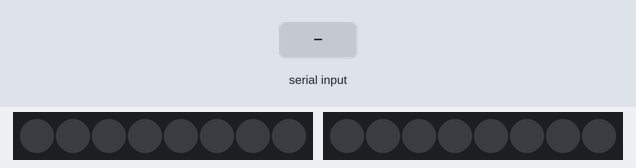
Bench run of a sketch on a simulated ESP8266 (NodeMCU). Shown: 2 × 8 RGB LEDs in strip order, left to right. The test bench sets the inputs (shaded band). Dim RGB values are drawn brighter than linear.

Above: at 1.2 s.
1.3 s: "ON\n" received over Serial
At 1.6 s:
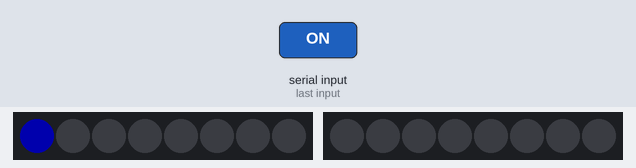
2.8 s: "LR\n" received over Serial
At 4.0 s:
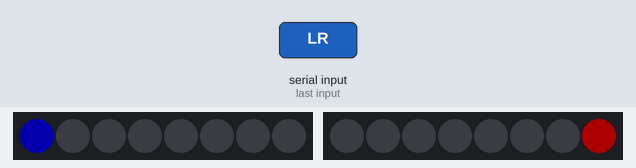
4.3 s: "L90\n" received over Serial
At 5.2 s:
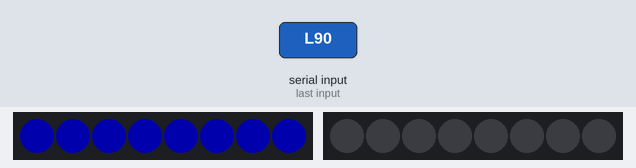
5.8 s: "R90\n" received over Serial
At 6.3 s:
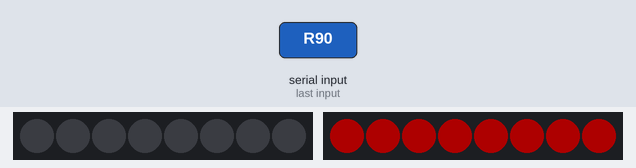
7.3 s: "R\n" received over Serial
At 8.5 s:
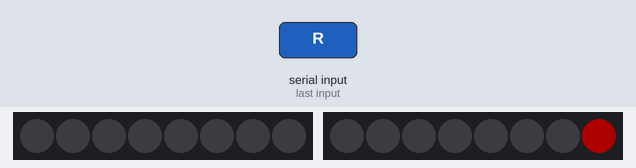
8.8 s: "90,45,200\n" received over Serial
At 9.8 s:
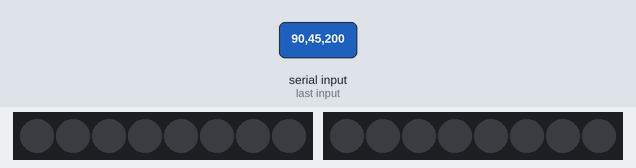
Timing chart, 0 to 11.3 s (numbered marks = the images above; inputs shaded):
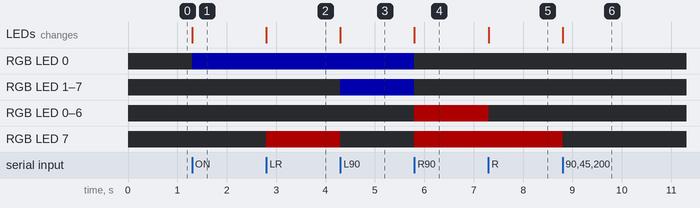

The sketch:

arduino_led_control.ino
```cpp
#include <Adafruit_NeoPixel.h>

const int LEFT_NEOPIXEL_PIN = D5;
const int RIGHT_NEOPIXEL_PIN = D6;
const int NEOPIXEL_COUNT = 8;
const int LED_BRIGHTNESS = 50;

Adafruit_NeoPixel leftPixels(NEOPIXEL_COUNT, LEFT_NEOPIXEL_PIN, NEO_GRB + NEO_KHZ800);
Adafruit_NeoPixel rightPixels(NEOPIXEL_COUNT, RIGHT_NEOPIXEL_PIN, NEO_GRB + NEO_KHZ800);

void clearPixels() {
  leftPixels.clear();
  rightPixels.clear();
}

void showLeftCount(int count) {
  int safeCount = constrain(count, 0, NEOPIXEL_COUNT);
  for (int i = 0; i < safeCount; i++) {
    leftPixels.setPixelColor(i, leftPixels.Color(0, 0, 255));
  }
}

void showRightCount(int count) {
  int safeCount = constrain(count, 0, NEOPIXEL_COUNT);
  for (int i = 0; i < safeCount; i++) {
    rightPixels.setPixelColor(NEOPIXEL_COUNT - 1 - i, rightPixels.Color(255, 0, 0));
  }
}

void showCommand(String command) {
  clearPixels();
  if (command == "ON" || command == "L") {
    showLeftCount(1);
  } else if (command == "R") {
    showRightCount(1);
  } else if (command == "LR") {
    showLeftCount(1);
    showRightCount(1);
  } else if (command.length() >= 4 && command.charAt(0) == 'L') {
    int rightMarker = command.indexOf('R', 1);
    if (rightMarker > 1) {
      int leftCount = command.substring(1, rightMarker).toInt();
      int rightCount = command.substring(rightMarker + 1).toInt();
      showLeftCount(leftCount);
      showRightCount(rightCount);
    }
  } else if (command.length() >= 2 && (command.charAt(0) == 'L' || command.charAt(0) == 'R')) {
    int ledCount = command.substring(1).toInt();
    if (command.charAt(0) == 'L') showLeftCount(ledCount);
    else showRightCount(ledCount);
  }
  leftPixels.show();
  rightPixels.show();
}

void setup() {
  Serial.begin(9600);
  leftPixels.begin();
  rightPixels.begin();
  leftPixels.setBrightness(LED_BRIGHTNESS);
  rightPixels.setBrightness(LED_BRIGHTNESS);
  clearPixels();
  leftPixels.show();
  rightPixels.show();
}

void loop() {
  if (Serial.available() <= 0) return;
  String command = Serial.readStringUntil('\n');
  command.trim();
  showCommand(command);
}
```

Measured:
- after the input at 1.3 s, RGB LED 0: off → RGB(0, 0, 50) at once; the LEDs: change at once (image 1)
- after the input at 2.8 s, RGB LED 7: off → RGB(50, 0, 0) at once; the LEDs: change at once (image 2)
- after the input at 4.3 s, RGB LED 1–7: off → RGB(0, 0, 50) at once; RGB LED 7: RGB(50, 0, 0) → off at once; the LEDs: change at once (image 3)
- after the input at 5.8 s, RGB LED 0–7: RGB(0, 0, 50) → off at once; RGB LED 0–7: off → RGB(50, 0, 0) at once; the LEDs: change at once (image 4)
- after the input at 7.3 s, RGB LED 0–6: RGB(50, 0, 0) → off at once; the LEDs: change at once (image 5)
- after the input at 8.8 s, RGB LED 7: RGB(50, 0, 0) → off at once; the LEDs: change at once (image 6)
